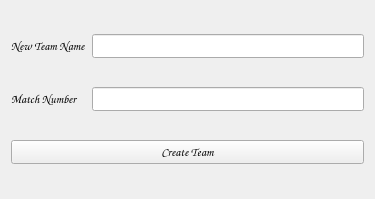
<?xml version="1.0" encoding="UTF-8"?>
<ui version="4.0">
 <class>Form</class>
 <widget class="QWidget" name="Form">
  <property name="geometry">
   <rect>
    <x>0</x>
    <y>0</y>
    <width>375</width>
    <height>199</height>
   </rect>
  </property>
  <property name="windowTitle">
   <string>Create Team</string>
  </property>
  <property name="styleSheet">
   <string notr="true">font: bold italic 9pt &quot;Comic Sans MS&quot;;
background-image:url(&quot;c.jpeg&quot;)
</string>
  </property>
  <layout class="QGridLayout" name="gridLayout">
   <item row="0" column="0">
    <widget class="QLabel" name="label">
     <property name="font">
      <font>
       <family>Comic Sans MS</family>
       <pointsize>9</pointsize>
       <weight>75</weight>
       <italic>true</italic>
       <bold>true</bold>
      </font>
     </property>
     <property name="text">
      <string>New Team Name</string>
     </property>
    </widget>
   </item>
   <item row="1" column="0">
    <widget class="QLabel" name="label_2">
     <property name="font">
      <font>
       <family>Comic Sans MS</family>
       <pointsize>9</pointsize>
       <weight>75</weight>
       <italic>true</italic>
       <bold>true</bold>
      </font>
     </property>
     <property name="text">
      <string>Match Number</string>
     </property>
    </widget>
   </item>
   <item row="0" column="1">
    <widget class="QLineEdit" name="le1">
     <property name="font">
      <font>
       <family>Comic Sans MS</family>
       <pointsize>9</pointsize>
       <weight>75</weight>
       <italic>true</italic>
       <bold>true</bold>
      </font>
     </property>
     <property name="text">
      <string/>
     </property>
    </widget>
   </item>
   <item row="2" column="0" colspan="2">
    <widget class="QPushButton" name="b1">
     <property name="font">
      <font>
       <family>Comic Sans MS</family>
       <pointsize>9</pointsize>
       <weight>75</weight>
       <italic>true</italic>
       <bold>true</bold>
      </font>
     </property>
     <property name="text">
      <string>Create Team</string>
     </property>
    </widget>
   </item>
   <item row="1" column="1">
    <widget class="QLineEdit" name="le2">
     <property name="font">
      <font>
       <family>Comic Sans MS</family>
       <pointsize>9</pointsize>
       <weight>75</weight>
       <italic>true</italic>
       <bold>true</bold>
      </font>
     </property>
    </widget>
   </item>
  </layout>
 </widget>
 <resources/>
 <connections/>
 <slots>
  <signal>signal1()</signal>
  <slot>slot1()</slot>
 </slots>
</ui>
